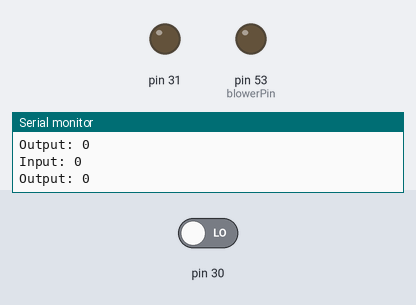
Bench run of a sketch on a simulated Arduino Mega 2560, built with avr-gcc and run on an emulated ATmega2560. On the bench: output pins drawn as LEDs (lit = HIGH), the last lines printed to the serial monitor. The inputs (shaded band) are chosen by the test bench; at power-on: pin 30 LOW.

Above: at 1.2 s.
1.3 s: pin 30 driven HIGH
At 2.1 s:
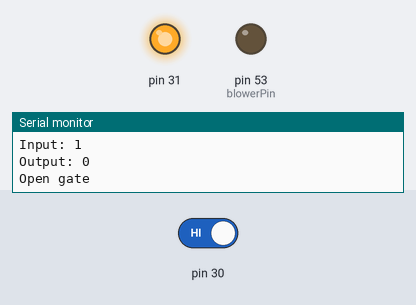
At 3.4 s:
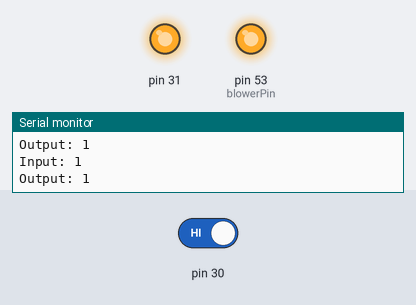
Timing chart, 0 to 4.9 s (numbered marks = the images above; inputs shaded):
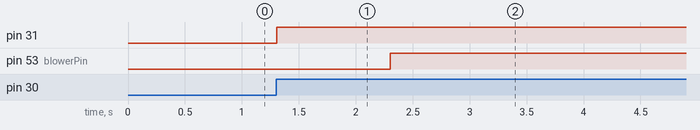

Measured:
- after the input at 1.3 s, pin 31: LOW → HIGH at once; pin 53 (blowerPin): LOW → HIGH after 1.0 s

The sketch:

MasterController.ino
```cpp
/*
  Dust Collection Automation

  Created By: Matt Jackels
  Created On: 4/6/18

  Senses state change for 20 input sensors, which shall trigger HIGH when a power tool is powered on,
  and opens the corresponding Blast Gate and Air Blower. This is achieved by flipping the Blower
  and Blast Gate output pins to HIGH.

 */

//const int blowerPin = 10;
//const int chopSawPin = 12;
//int sensorInputPins[20];
//int gateOutputPins[20];
const int DEF_DELAY_TIME = 3000;
const int CUST_DELAY_TIME = 5000;

//****test code***********
const int chopSawPin = 32;
int sensorInputPins[1];
int gateOutputPins[1];
const int blowerPin = 53;
//************************

void setup() {
  //assign input pins as every even slot from 12 to 52,
  //and output pins as every odd slot from 13 to 53
  int loopCount = 0;
//  for(int pin = 12; pin <= 52; pin+=2){
//    sensorInputPins[loopCount] = pin;
//    gateOutputPins[loopCount] = pin + 1;
//    pinMode(pin, INPUT);
//    pinMode(pin + 1, OUTPUT);
//  }

//****Test Code***********
  sensorInputPins[0] = 30;
  pinMode(30, INPUT);
  gateOutputPins[0] = 31;
  pinMode(31, OUTPUT);
  pinMode(blowerPin, OUTPUT);
  Serial.begin(9600);
//************************
}

void loop() {
  bool blowerOn = false;

  //Manage Blast Gates State
  for(int i = 0; i < sizeof(sensorInputPins)/sizeof(int); i++){
    int inputState = digitalRead(sensorInputPins[i]);
    int outputState = digitalRead(gateOutputPins[i]);
    Serial.print("Input: ");
    Serial.println(inputState);

    Serial.print("Output: ");
    Serial.println(outputState);

    if(inputState == HIGH){
      if(outputState == LOW){ //if tool is running and gate is unopened
        Serial.println("Open gate");
        digitalWrite(gateOutputPins[i], HIGH);
      }

      blowerOn = true;
    } else if(inputState == LOW && outputState == HIGH){ //if tool is turned off and gate is open
      if(sensorInputPins[i] == chopSawPin){
        delay(CUST_DELAY_TIME);
        if(digitalRead(chopSawPin) == LOW){ //tool is still off after delay
          digitalWrite(chopSawPin, LOW);
        }
      } else {
        delay(DEF_DELAY_TIME);
        digitalWrite(gateOutputPins[i], LOW);
      }
    }
  }

  //Manage Blower State
  if(blowerOn && digitalRead(blowerPin) == LOW){
    delay(1000);
    digitalWrite(blowerPin, HIGH);
  } else if(!blowerOn && digitalRead(blowerPin) == HIGH){
    digitalWrite(blowerPin, LOW);
  }

  delay(100); //help prevent bouncing
}
```
